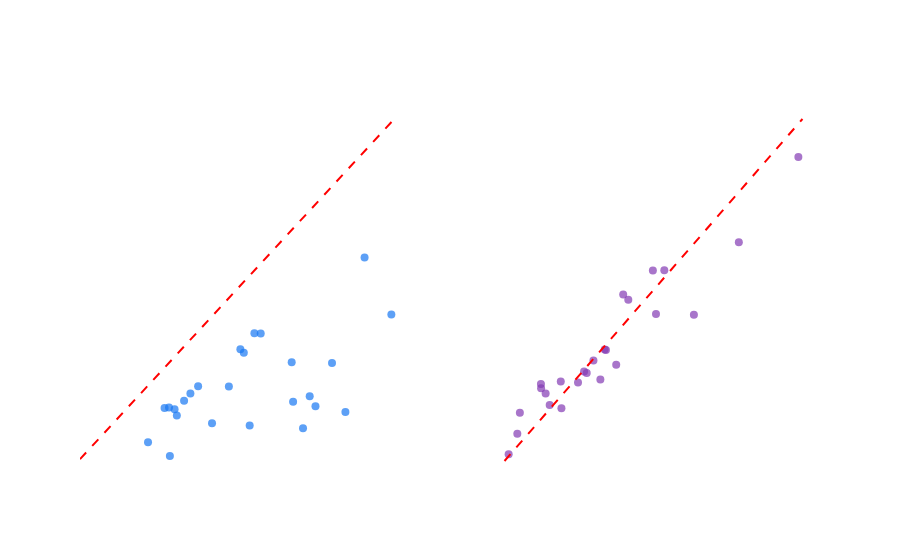

The code cell stored with this chart in its notebook:
### Markdown cell above
## 8. Actual vs Predicted — Full Models

### Code cell
y_pred_ps_best = pipelines_ps[best_ps].predict(X_test)
y_pred_er_best = pipelines_er[best_er].predict(X_test)

fig = make_subplots(rows=1, cols=2,
                    subplot_titles=[f"Performance Score — {best_ps}",
                                    f"Engagement Rate — {best_er}"])

for col_data, y_test, y_pred, color, row in [
    ("ps", y_test_ps.values, y_pred_ps_best, BRAND_BLUE, 1),
    ("er", y_test_er.values, y_pred_er_best, BRAND_PURPLE, 2)
]:
    lims = [min(y_test.min(), y_pred.min())-0.5,
            max(y_test.max(), y_pred.max())+0.5]
    fig.add_trace(go.Scatter(x=y_test, y=y_pred, mode="markers",
        marker=dict(color=color, size=8, opacity=0.7)), row=1, col=row)
    fig.add_trace(go.Scatter(x=lims, y=lims, mode="lines",
        line=dict(color="red", dash="dash")), row=1, col=row)

fig.update_layout(
    title="Actual vs Predicted — Full Models",
    showlegend=False,
    plot_bgcolor="rgba(0,0,0,0)", paper_bgcolor="rgba(0,0,0,0)",
    font_color="rgba(255,255,255,0.8)"
)
fig.update_xaxes(title_text="Actual", row=1, col=1)
fig.update_xaxes(title_text="Actual", row=1, col=2)
fig.update_yaxes(title_text="Predicted", row=1, col=1)
fig.update_yaxes(title_text="Predicted", row=1, col=2)
fig.show()

### Figure 1 — Plotly figure (JSON) as saved in the notebook; plotly's stock layout.template omitted (floating-point values rounded to 4 significant figures)
{"data": [{"marker": {"color": "#1877F2", "opacity": 0.7, "size": 8}, "mode": "markers", "type": "scatter", "x": [56.35, 17.55, 41.24, 18.31, 32.92, 25.67, 23.29, 18.46, 43.37, 20.89, 14.72, 32.11, 34.0, 46.2, 21.97, 30.52, 39.54, 48.49, 19.26, 39.3, 19.65, 28.55, 31.11, 51.77, 42.38], "xaxis": "x", "y": [25.96, 11.16, 7.95, 11.25, 23.0, 8.763, 14.62, 3.581, 11.46, 12.3, 5.741, 8.421, 22.96, 18.29, 13.48, 20.45, 12.16, 10.54, 10.98, 18.38, 9.992, 14.57, 19.89, 34.94, 13.03], "yaxis": "y"}, {"line": {"color": "red", "dash": "dash"}, "mode": "lines", "type": "scatter", "x": [3.081, 56.85], "xaxis": "x", "y": [3.081, 56.85], "yaxis": "y"}, {"marker": {"color": "#833AB4", "opacity": 0.7, "size": 8}, "mode": "markers", "type": "scatter", "x": [31.25, 11.76, 4.721, 9.677, 22.22, 8.333, 15.0, 3.361, 14.47, 12.5, 4.412, 9.756, 20.83, 25.81, 13.64, 17.24, 12.82, 7.292, 7.273, 21.21, 7.843, 15.15, 17.86, 38.46, 16.39], "xaxis": "x2", "y": [25.96, 11.16, 7.95, 11.25, 23.0, 8.763, 14.62, 3.581, 11.46, 12.3, 5.741, 8.421, 22.96, 18.29, 13.48, 20.45, 12.16, 10.54, 10.98, 18.38, 9.992, 14.57, 19.89, 34.94, 13.03], "yaxis": "y2"}, {"line": {"color": "red", "dash": "dash"}, "mode": "lines", "type": "scatter", "x": [2.861, 38.96], "xaxis": "x2", "y": [2.861, 38.96], "yaxis": "y2"}], "layout": {"annotations": [{"font": {"size": 16}, "showarrow": false, "text": "Performance Score — Gradient Boosting", "x": 0.225, "xanchor": "center", "xref": "paper", "y": 1, "yanchor": "bottom", "yref": "paper"}, {"font": {"size": 16}, "showarrow": false, "text": "Engagement Rate — Gradient Boosting", "x": 0.775, "xanchor": "center", "xref": "paper", "y": 1, "yanchor": "bottom", "yref": "paper"}], "font": {"color": "rgba(255,255,255,0.8)"}, "paper_bgcolor": "rgba(0,0,0,0)", "plot_bgcolor": "rgba(0,0,0,0)", "showlegend": false, "title": {"text": "Actual vs Predicted — Full Models"}, "xaxis": {"anchor": "y", "domain": [0, 0.45], "title": {"text": "Actual"}}, "xaxis2": {"anchor": "y2", "domain": [0.55, 1], "title": {"text": "Actual"}}, "yaxis": {"anchor": "x", "domain": [0, 1], "title": {"text": "Predicted"}}, "yaxis2": {"anchor": "x2", "domain": [0, 1], "title": {"text": "Predicted"}}}}
